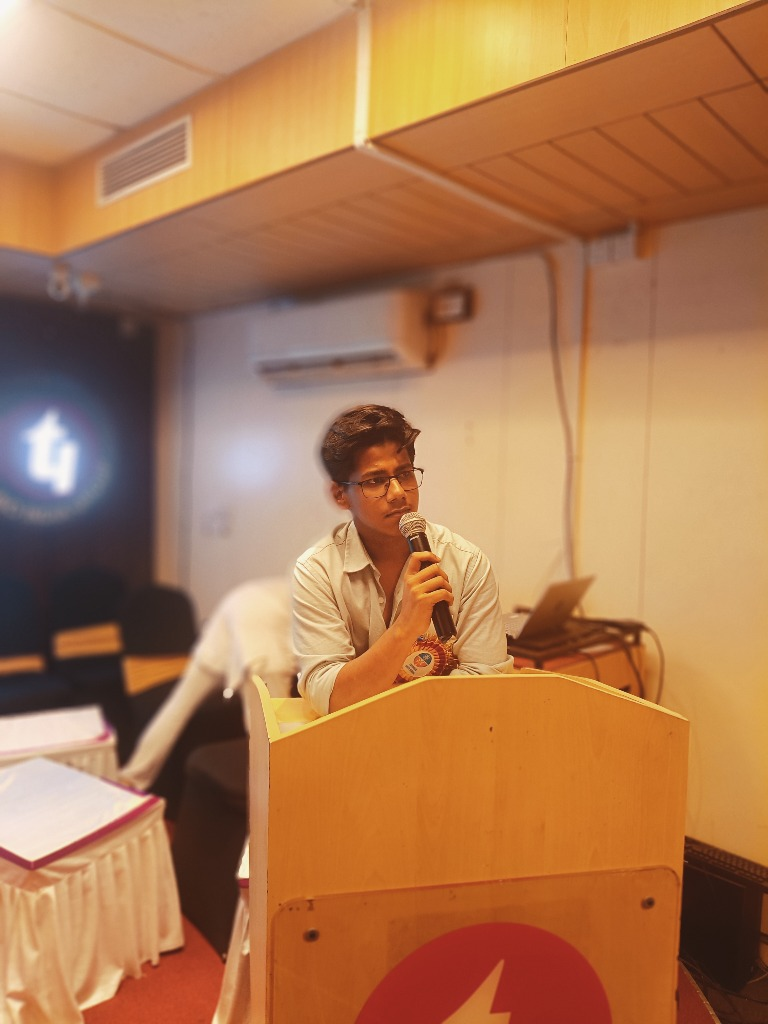
#> input picture scripts/portrait.jpg, 768 x 1024 px
$ python make_portrait.py
#> lines starting #> are read from the running program, lines starting #| are printed output that depends on the picture
"""Convert portrait.jpg → ascii.svg with SMIL row-reveal animation."""
import sys
from pathlib import Path

try:
    from PIL import Image, ImageEnhance
except ImportError:
    sys.exit("pip install Pillow")

RAMP = " .:-=+*cs#%@"
COLS, ROWS = 72, 40  # character grid
CHAR_W, CHAR_H = 6.6, 13.2  # px per char (JetBrains Mono 11px)
PAD = 4
SVG_W = int(COLS * CHAR_W + PAD * 2)
SVG_H = int(ROWS * CHAR_H + PAD * 2)
ANIM_DUR = 2.0  # seconds total reveal

HERE = Path(__file__).parent
OUT = HERE.parent / "ascii.svg"
IMG = HERE / "portrait.jpg"


def img_to_grid(path: Path) -> list[str]:
    img = Image.open(path).convert("L")
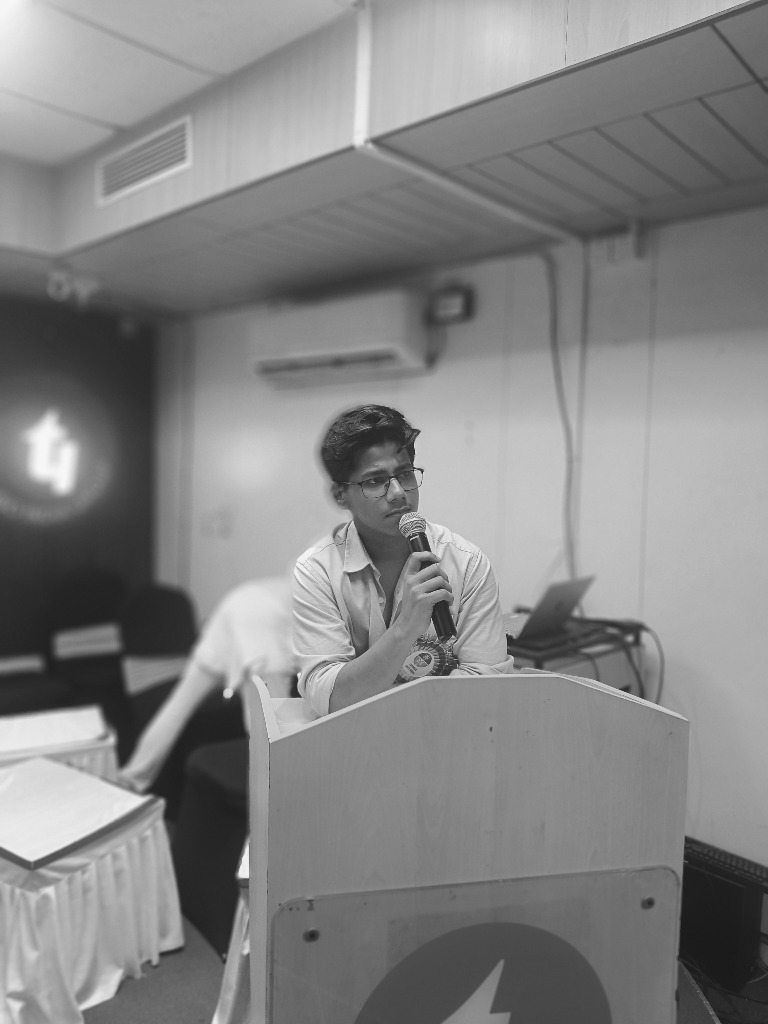
#> img: PIL image 768x1024 L; min 22, max 248, mean 132.3
    img = ImageEnhance.Contrast(img).enhance(1.4)
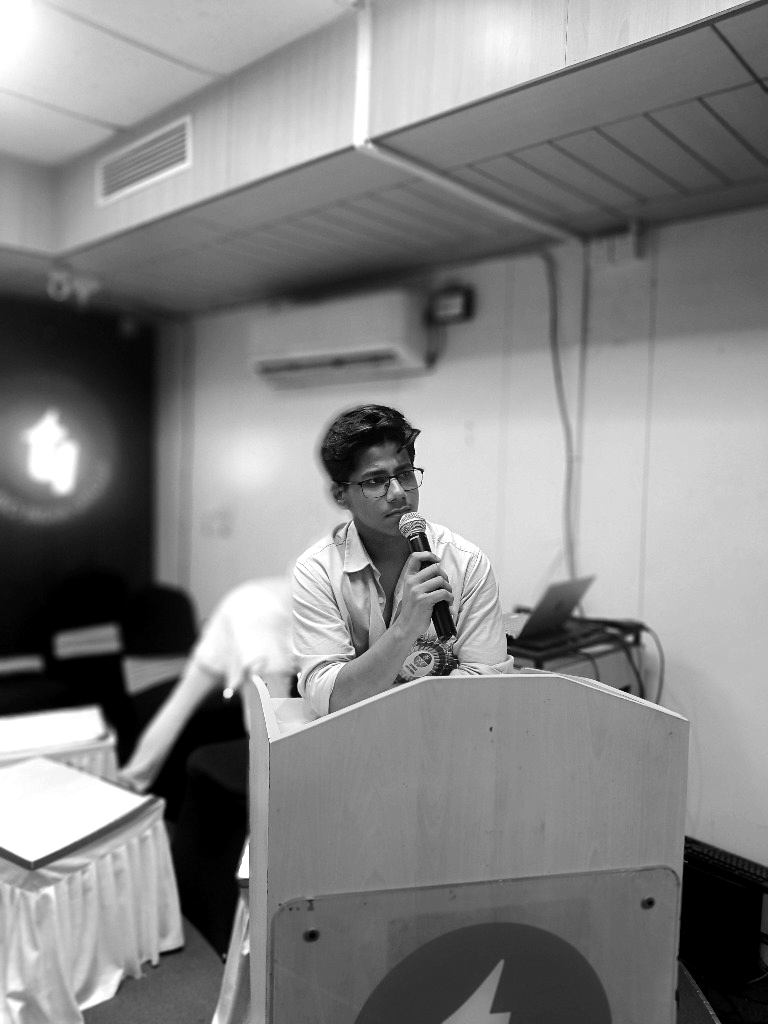
#> img: PIL image 768x1024 L; min 0, max 255, mean 131.9
    # crop to target aspect ratio
    target_ratio = (COLS * CHAR_W) / (ROWS * CHAR_H)
    w, h = img.size
#> w = 768; h = 1024
    current_ratio = w / h
#> current_ratio = 0.75
    if current_ratio > target_ratio:
        new_w = int(h * target_ratio)
        offset = (w - new_w) // 2
        img = img.crop((offset, 0, offset + new_w, h))
    else:
        new_h = int(w / target_ratio)
#> new_h = 853
        offset = (h - new_h) // 2
#> offset = 85
        img = img.crop((0, offset, w, offset + new_h))
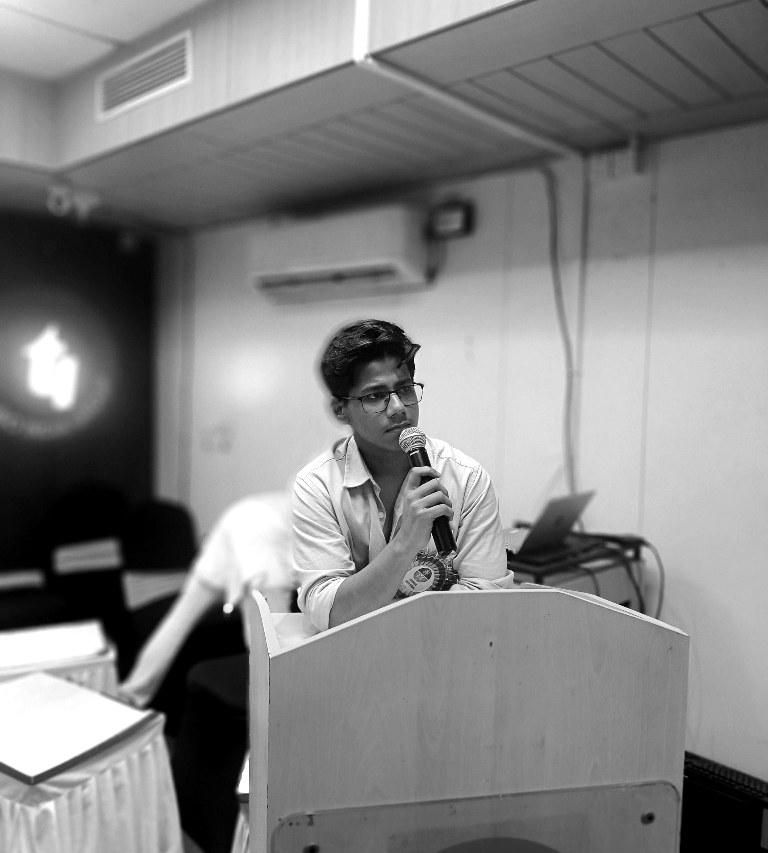
#> img: PIL image 768x853 L; min 0, max 255, mean 131
    img = img.resize((COLS, ROWS), Image.LANCZOS)
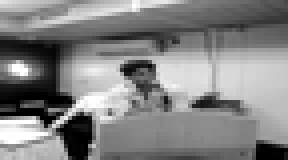
#> img: PIL image 72x40 L (shown 4 times larger); min 0, max 255, mean 131
    rows = []
    for y in range(ROWS):
        line = ""
        for x in range(COLS):
            px = img.getpixel((x, y))
            idx = int(px / 256 * len(RAMP))
            idx = min(idx, len(RAMP) - 1)
            line += RAMP[idx]
        rows.append(line)
#> after the loop, rows = 40 items
    return rows


def build_svg(rows: list[str]) -> str:
    lines = [
        f'<svg xmlns="http://www.w3.org/2000/svg" viewBox="0 0 {SVG_W} {SVG_H}" width="{SVG_W}">',
        "<defs>",
        '<style>@media(prefers-color-scheme:dark){.bg{fill:#0d1117}.fg{fill:#c9d1d9}}'
        '@media(prefers-color-scheme:light){.bg{fill:#ffffff}.fg{fill:#1f2328}}</style>',
        "</defs>",
        f'<rect class="bg" width="{SVG_W}" height="{SVG_H}" rx="6"/>',
    ]
    delay_step = ANIM_DUR / ROWS
    for i, row in enumerate(rows):
        escaped = row.replace("&", "&amp;").replace("<", "&lt;").replace(">", "&gt;")
        y = PAD + (i + 1) * CHAR_H
        delay = i * delay_step
        # clip path for reveal
        clip_id = f"c{i}"
        lines.append(f'<clipPath id="{clip_id}">')
        lines.append(
            f'<rect x="0" y="{PAD + i * CHAR_H}" width="0" height="{CHAR_H}">'
            f'<animate attributeName="width" from="0" to="{SVG_W}" '
            f'dur="0.3s" begin="{delay:.2f}s" fill="freeze"/>'
            f"</rect>"
        )
        lines.append("</clipPath>")
        lines.append(
            f'<text class="fg" x="{PAD}" y="{y}" font-family="JetBrains Mono,monospace" '
            f'font-size="11" clip-path="url(#{clip_id})">{escaped}</text>'
        )
    lines.append("</svg>")
    return "\n".join(lines)


if __name__ == "__main__":
    rows = img_to_grid(IMG)
#> rows = 40 items
    svg = build_svg(rows)
#> the loop in build_svg, `for i, row in enumerate(rows):` made 40 passes
#> (y, delay, clip_id) on passes 1 to 12: (17.2, 0, 'c0'), (30.4, 0.05, 'c1'), (43.6, 0.1, 'c2'), (56.8, 0.15, 'c3'), (70, 0.2, 'c4'), (83.2, 0.25, 'c5'), (96.4, 0.3, 'c6'), (109.6, 0.35, 'c7'), (122.8, 0.4, 'c8'), (136, 0.45, 'c9'), (149.2, 0.5, 'c10'), (162.4, 0.55, 'c11')
#> after the loop in build_svg, `for i, row in enumerate(rows):`: lines = 165 items
    OUT.write_text(svg, encoding="utf-8")
    print(f"wrote {OUT} ({SVG_W}×{SVG_H})")
